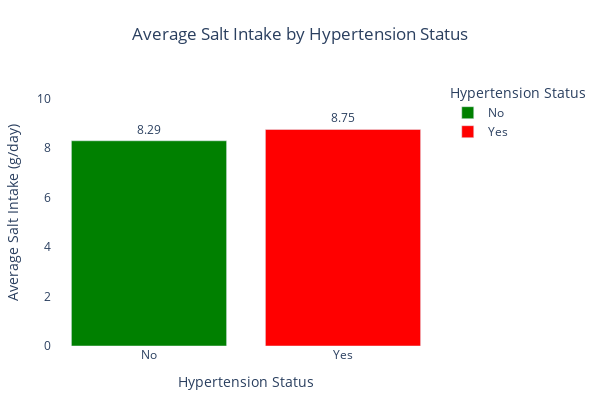

Notebook source saved alongside this figure:
### Markdown cell above
# SALT INTAKE

### Code cell
# Calculate average salt intake by hypertension status
salt_avg = data.groupby("Has_Hypertension")["Salt_Intake"].mean().reset_index()

# Create bar chart
fig = px.bar(
    salt_avg,
    x="Has_Hypertension",
    y="Salt_Intake",
    color="Has_Hypertension",
    color_discrete_map={"Yes": "red", "No": "green"},
    text="Salt_Intake",
    labels={
        "Has_Hypertension": "Hypertension Status",
        "Salt_Intake": "Average Salt Intake (g/day)"
    },
    title="Average Salt Intake by Hypertension Status"
)

# Show values on bars
fig.update_traces(
    texttemplate='%{text:.2f}',
    textposition='outside'
)

# Layout optimized for Word documents
fig.update_layout(
    width=600,
    height=400,
    paper_bgcolor='white',
    plot_bgcolor='white',
    yaxis=dict(
        title="Average Salt Intake (g/day)",
        range=[0, salt_avg["Salt_Intake"].max() + 2]  # headroom for labels
    ),
    xaxis=dict(title="Hypertension Status"),
    title=dict(x=0.5),
    uniformtext_minsize=8,
    uniformtext_mode='hide',
    margin=dict(l=50, r=50, t=80, b=50)
)

fig.show()

### Figure 1 — Plotly figure (JSON) as saved in the notebook; plotly's stock layout.template omitted (floating-point values rounded to 4 significant figures)
{"data": [{"hovertemplate": "Hypertension Status=%{x}<br>Average Salt Intake (g/day)=%{text}<extra></extra>", "legendgroup": "No", "marker": {"color": "green", "pattern": {"shape": ""}}, "name": "No", "orientation": "v", "showlegend": true, "text": [8.294], "textposition": "outside", "texttemplate": "%{text:.2f}", "type": "bar", "x": ["No"], "xaxis": "x", "y": [8.294], "yaxis": "y"}, {"hovertemplate": "Hypertension Status=%{x}<br>Average Salt Intake (g/day)=%{text}<extra></extra>", "legendgroup": "Yes", "marker": {"color": "red", "pattern": {"shape": ""}}, "name": "Yes", "orientation": "v", "showlegend": true, "text": [8.751], "textposition": "outside", "texttemplate": "%{text:.2f}", "type": "bar", "x": ["Yes"], "xaxis": "x", "y": [8.751], "yaxis": "y"}], "layout": {"barmode": "relative", "height": 400, "legend": {"title": {"text": "Hypertension Status"}, "tracegroupgap": 0}, "margin": {"b": 50, "l": 50, "r": 50, "t": 80}, "paper_bgcolor": "white", "plot_bgcolor": "white", "title": {"text": "Average Salt Intake by Hypertension Status", "x": 0.5}, "uniformtext": {"minsize": 8, "mode": "hide"}, "width": 600, "xaxis": {"anchor": "y", "categoryarray": ["No", "Yes"], "categoryorder": "array", "domain": [0, 1], "title": {"text": "Hypertension Status"}}, "yaxis": {"anchor": "x", "domain": [0, 1], "range": [0, 10.75], "title": {"text": "Average Salt Intake (g/day)"}}}}
